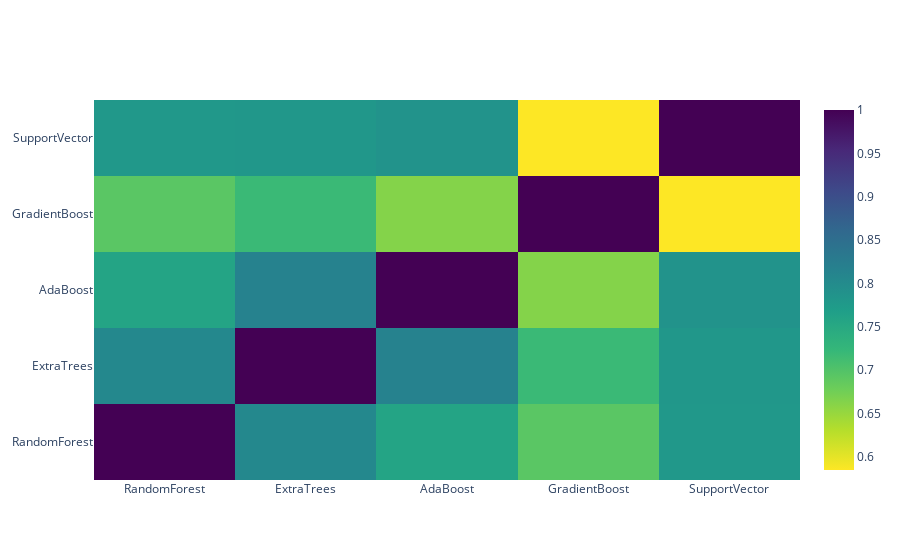

Notebook code cell kept with this figure:
### Markdown cell above
### Correlation Heatmap of the Second Level Training set

### Code cell
data = [
    go.Heatmap(
        z=base_predictions_train.astype(float).corr().values,
        x=base_predictions_train.columns.values,
        y=base_predictions_train.columns.values,
        colorscale='Viridis',
        showscale=True,
        reversescale=True
    )
]

layout = go.Layout(title='Annotated Heatmap')

py.iplot(data, filename='labelled-heatmap');

### Figure 1 — Plotly figure (JSON) as saved in the notebook; plotly's stock layout.template omitted (floating-point values rounded to 4 significant figures)
{"data": [{"colorscale": [[0, "#440154"], [0.1111, "#482878"], [0.2222, "#3e4989"], [0.3333, "#31688e"], [0.4444, "#26828e"], [0.5556, "#1f9e89"], [0.6667, "#35b779"], [0.7778, "#6ece58"], [0.8889, "#b5de2b"], [1, "#fde725"]], "reversescale": true, "showscale": true, "type": "heatmap", "x": ["RandomForest", "ExtraTrees", "AdaBoost", "GradientBoost", "SupportVector"], "y": ["RandomForest", "ExtraTrees", "AdaBoost", "GradientBoost", "SupportVector"], "z": [[1, 0.8054, 0.7585, 0.6935, 0.7796], [0.8054, 1, 0.8153, 0.7196, 0.7806], [0.7585, 0.8153, 1, 0.6626, 0.7883], [0.6935, 0.7196, 0.6626, 1, 0.5849], [0.7796, 0.7806, 0.7883, 0.5849, 1]]}], "layout": {}}
